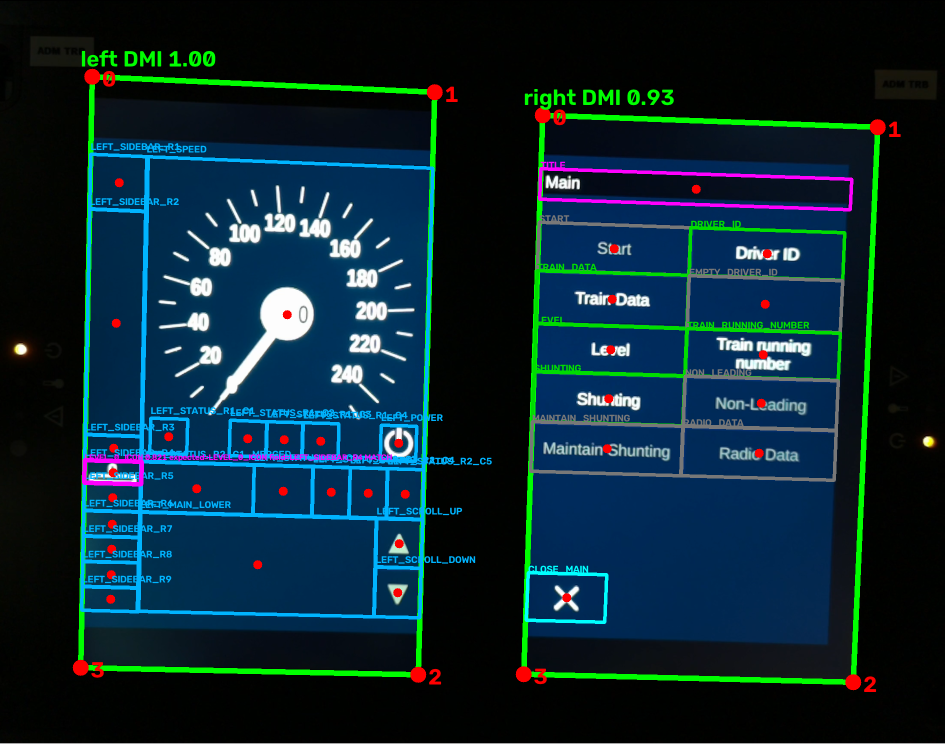
#> input picture data/reference/overlays/level0_selected_01.png, 1890 x 1488 px (shown at 1/2 size)
$ python -i visibility.py   (imports and definitions only)
#> lines starting #> are read from the running program, lines starting #| are printed output that depends on the picture; after the words box and inside, x2 and y2 are one past the last pixel; in counts of white or black regions, pixels touching at a corner belong together
#> further down, picture is the input picture: shape (1488, 1890, 3); mean B, G, R 48.8, 38.5, 11.7
"""Conservative obstruction evidence within a rectified blue DMI display.

This is an appearance gate, not a hand/robot identity classifier. It runs before
recognition, including on the first frame, and does not learn an occluded frame
as a clean background.
"""
from __future__ import annotations

import cv2
import numpy as np
from dmi.geometry import Frame


def right_display_obstructed(frame: Frame) -> bool:
    """Detect substantial non-screen foreground inside the active UI surface.

    Blue background/borders and small neutral glyphs are normal. Large dark or
    warm non-blue connected regions are obstruction evidence. Bright neutral
    fields are excluded; unseen robots with screen-like appearance remain a
    limitation, rather than an asserted universal occluder detector.
    """
    height, width = frame.shape[:2]
#> height = 1488; width = 1890
    blue, green, red = cv2.split(frame.astype(np.int16))
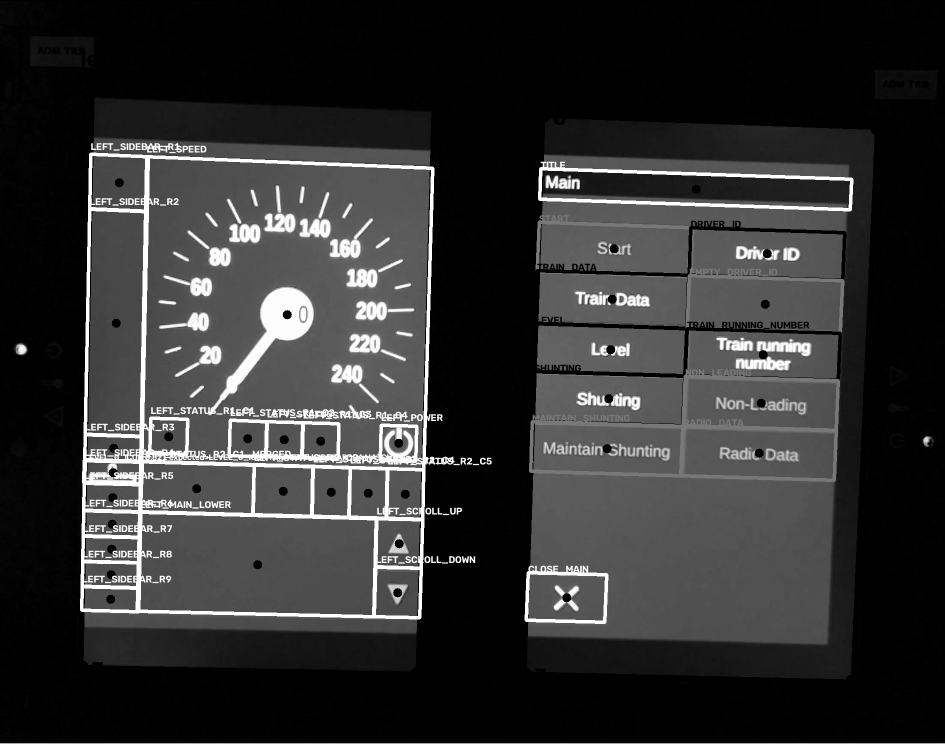
#> blue: shape (1488, 1890) int16 (shown at 1/2 size); min 0, max 255, mean 48.8
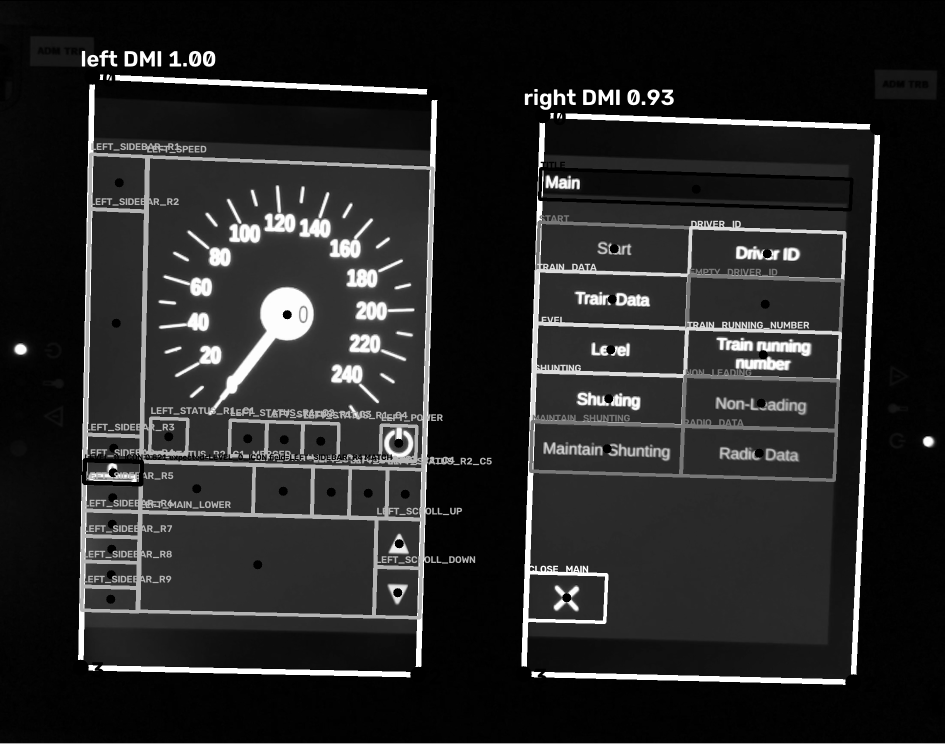
#> green: shape (1488, 1890) int16 (shown at 1/2 size); min 0, max 255, mean 38.5
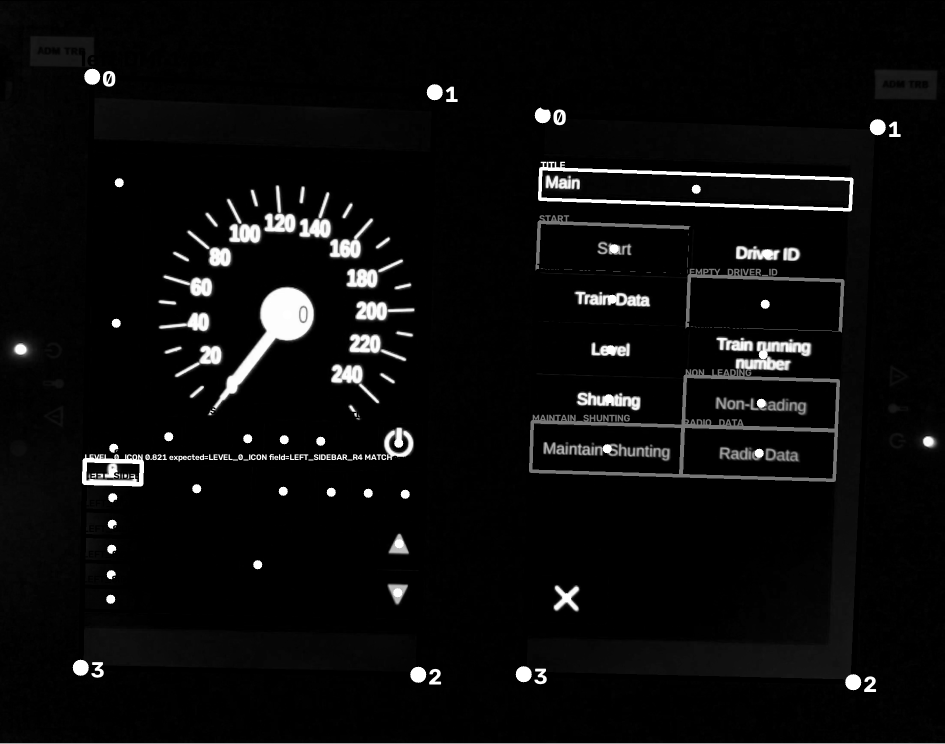
#> red: shape (1488, 1890) int16 (shown at 1/2 size); min 0, max 255, mean 11.7
    foreground = (blue - green < 5) | (blue - red < 8)
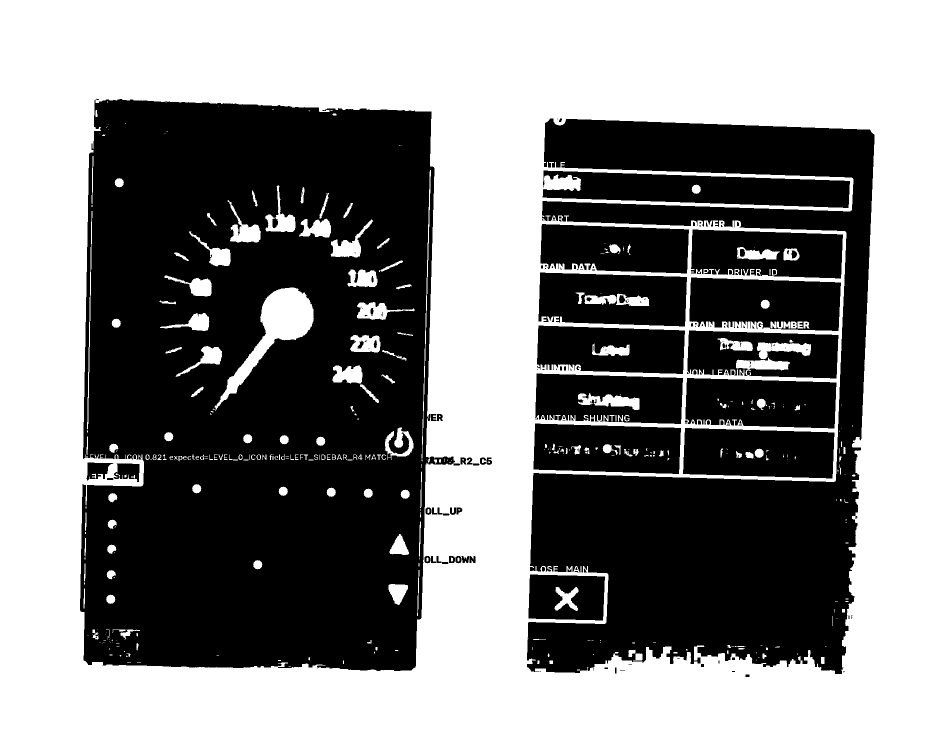
#> foreground: shape (1488, 1890) bool (shown at 1/2 size); 52.2% white; 194 black regions (108 under 20 px), largest, box (x1, y1, x2, y2) and area: (160, 198, 920, 1342) 712331, (1054, 237, 1749, 1348) 333175, (1085, 341, 1700, 416) 30999
    mask = (foreground & (blue + green + red < 240)).astype(np.uint8)
#> mask: shape (1488, 1890); values 0 (black) and 1 (white), 45.7% white; 395 white regions (309 under 20 px), largest, box (x1, y1, x2, y2) and area: (0, 0, 1890, 1486) 1211466, (189, 160, 864, 224) 24350, (1061, 441, 1693, 849) 19954
    # Large bright neutral tools in the lower UI are also foreground. A larger
    # opening removes ordinary text strokes before testing these components.
    bright = (foreground & (blue + green + red >= 240)).astype(np.uint8)
#> bright: shape (1488, 1890); values 0 (black) and 1 (white), 6.5% white; 333 white regions (137 under 20 px), largest, box (x1, y1, x2, y2) and area: (1031, 187, 1772, 1381) 69175, (145, 137, 886, 1366) 30757, (425, 575, 628, 821) 12319
    bright[:round(height * .38)] = 0
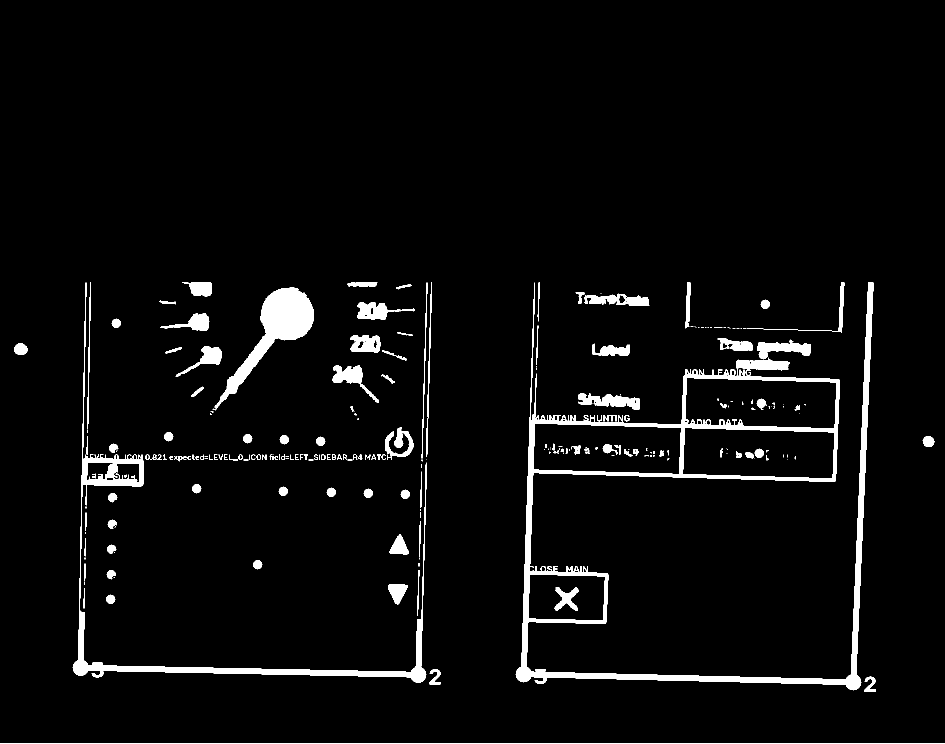
#> bright: shape (1488, 1890) (shown at 1/2 size); values 0 (black) and 1 (white), 4.1% white; 250 white regions (104 under 20 px), largest, box (x1, y1, x2, y2) and area: (1031, 565, 1747, 1381) 41961, (145, 565, 854, 1366) 17167, (425, 575, 628, 821) 12319
    stroke_size = max(7, round(width * .025))
#> stroke_size = 47
    bright = cv2.morphologyEx(bright, cv2.MORPH_OPEN,
                             np.ones((stroke_size, stroke_size), np.uint8))
#> bright: shape (1488, 1890); values 0 (black) and 1 (white), 0.29% white; 1 white region, box (x1, y1, x2, y2) and area: (528, 582, 621, 676) 8099
    mask |= bright
    # The physical bezel is not part of the active UI. The title's normal dark
    # band is not foreground evidence; warm intrusions there still qualify.
    mask[:round(height * .17)] &= (red[:round(height * .17)] >
                                   blue[:round(height * .17)] + 3)
    mask[:round(height * .055)] = 0
    mask[round(height * .96):] = 0
    mask[:, :round(width * .017)] = 0
    mask[:, round(width * .917):] = 0
#> mask: shape (1488, 1890); values 0 (black) and 1 (white), 19.8% white; 534 white regions (433 under 20 px), largest, box (x1, y1, x2, y2) and area: (32, 247, 1733, 1428) 495067, (1061, 441, 1693, 849) 19954, (1160, 1203, 1708, 1359) 18536
    size = max(3, round(min(height, width) * .008))
#> size = 12
    mask = cv2.morphologyEx(mask, cv2.MORPH_OPEN,
                          np.ones((size, size), np.uint8))
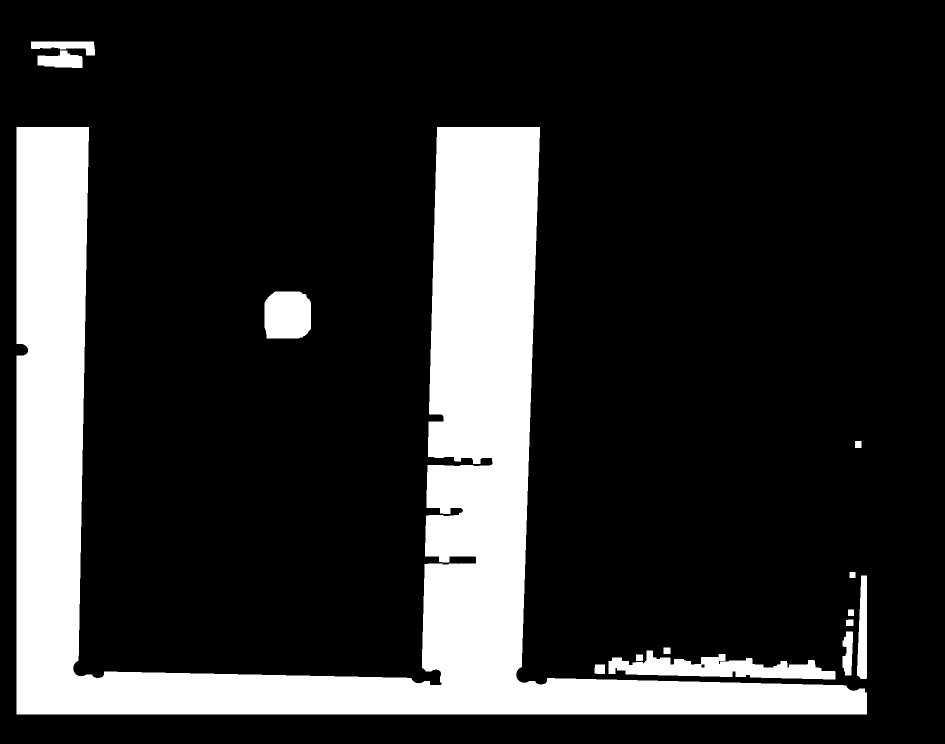
#> mask: shape (1488, 1890) (shown at 1/2 size); values 0 (black) and 1 (white), 18.5% white; 14 white regions, largest, box (x1, y1, x2, y2) and area: (33, 254, 1734, 1429) 488282, (1217, 1301, 1671, 1359) 13473, (529, 583, 622, 677) 8102
    _, _, stats, _ = cv2.connectedComponentsWithStats(mask)
#> stats = 15 rows, first 6: [0, 0, 1890, 1488, 2292039], [62, 83, 128, 28, 2040], [75, 101, 90, 35, 2238], [33, 254, 1701, 1175, 488282], [529, 583, 93, 94, 8102], [1710, 882, 13, 14, 182]
    return any(
        area >= height * width * .0015
        and box_width >= width * .04
        and box_height >= height * .025
        for _, _, box_width, box_height, area in stats[1:]
    )

>>> import cv2
>>> picture = cv2.imread('../../data/reference/overlays/level0_selected_01.png')
>>> result = right_display_obstructed(picture)
#> result = True
